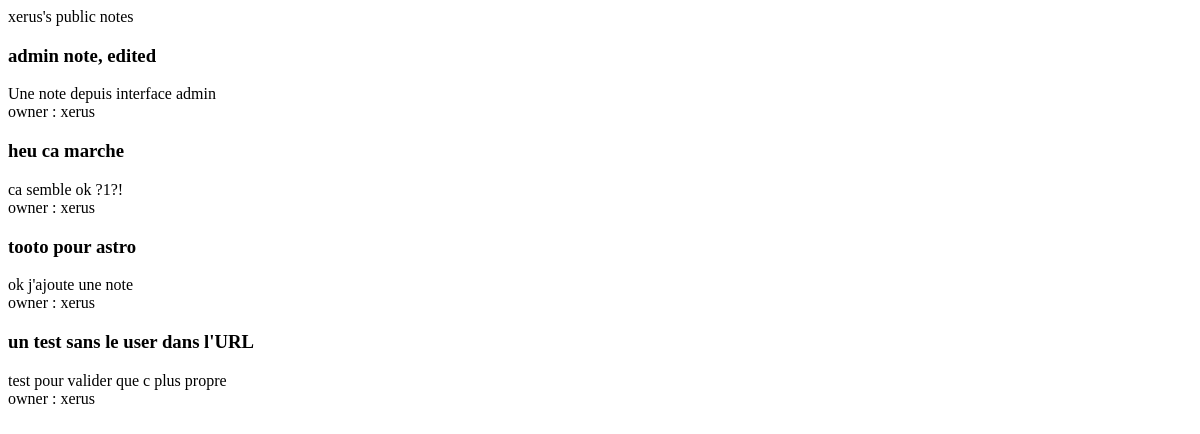
/x3notes/xerus/, run on an earlier commit of the app's database.
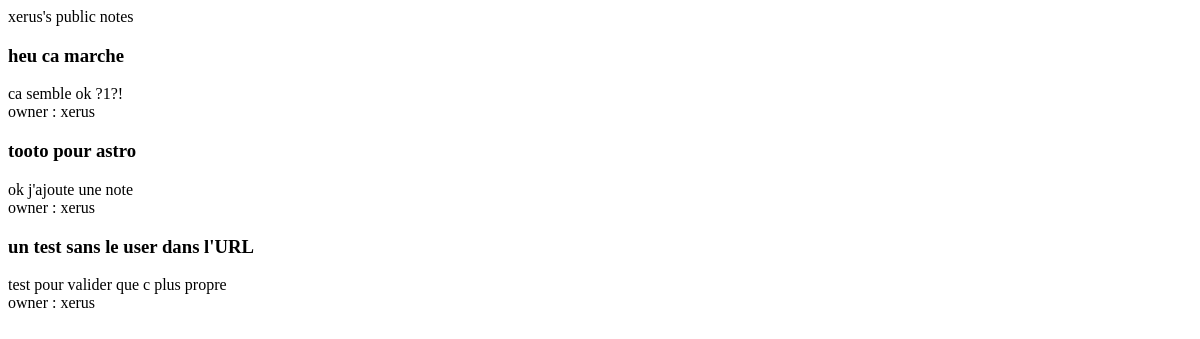
And on a later commit of the database.
### x3notes/models.py (models this page shows, shortened)
class Note(models.Model):
    title = models.CharField(max_length=255)
    text = models.CharField(max_length=255)
    owner = models.ForeignKey(User)
    ispublic = models.BooleanField(True)

### x3notes/views.py (the view)
# urls.py: url(r'^(?P<username>[a-zA-Z0-9]+)/$', views.view_user, name='view_user'),
def view_user(request,username):
    user2poll = get_object_or_404(User, username=username)
    public_notes = Note.objects.filter(ispublic=True).filter(owner=user2poll)
    private_notes = Note.objects.filter(ispublic=False).filter(owner=user2poll)
    context = {'public_notes': public_notes}
    return render(request, 'x3notes/view_user.html', {'username': username,
                                                     'public_notes': public_notes,
                                                     'private_notes': private_notes})

### x3notes/templates/x3notes/view_user.html (shortened to what this page needs)
<div>
    {{username}}'s public notes<br>
    {% for note in public_notes %}
        <h3> {{note.title}} </h3>
        {{note.text}} <br>
        owner : {{note.owner}} <br>
    {% endfor %}
</div>

What changed in the data, as far as the page shows it:
removed Note: title "admin note, edited", text "Une note depuis interface admin", owner "xerus"
